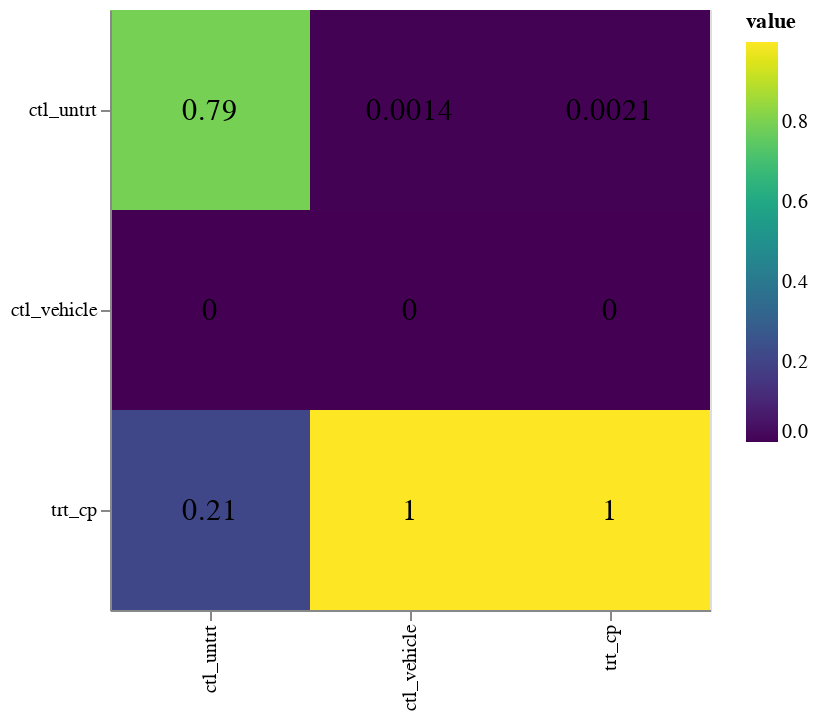

Notebook source saved alongside this figure:
### Code cell
sc.plot_confusion_matrix()

### Figure 1 — Vega-Lite specification as saved in the notebook (floating-point values rounded to 4 significant figures)
{"$schema": "https://vega.github.io/schema/vega-lite/v3.3.0.json", "config": {"mark": {"tooltip": null}, "view": {"height": 300, "width": 400}}, "data": {"name": "data-74ce5f41f6d4e5e3a5d85e1c277bf67a"}, "datasets": {"data-74ce5f41f6d4e5e3a5d85e1c277bf67a": [{"index": "ctl_untrt", "value": 0.7904, "variable": "ctl_untrt"}, {"index": "ctl_vehicle", "value": 0.001422, "variable": "ctl_untrt"}, {"index": "trt_cp", "value": 0.002139, "variable": "ctl_untrt"}, {"index": "ctl_untrt", "value": 0, "variable": "ctl_vehicle"}, {"index": "ctl_vehicle", "value": 0, "variable": "ctl_vehicle"}, {"index": "trt_cp", "value": 0, "variable": "ctl_vehicle"}, {"index": "ctl_untrt", "value": 0.2096, "variable": "trt_cp"}, {"index": "ctl_vehicle", "value": 0.9986, "variable": "trt_cp"}, {"index": "trt_cp", "value": 0.9979, "variable": "trt_cp"}]}, "height": 300, "layer": [{"encoding": {"color": {"field": "value", "scale": {"scheme": "viridis"}, "type": "quantitative"}, "x": {"field": "index", "title": null, "type": "nominal"}, "y": {"field": "variable", "title": null, "type": "nominal"}}, "mark": "rect"}, {"encoding": {"text": {"field": "value", "format": ".2", "type": "quantitative"}, "x": {"field": "index", "title": null, "type": "nominal"}, "y": {"field": "variable", "title": null, "type": "nominal"}}, "mark": {"size": 15, "type": "text"}}], "width": 300}
